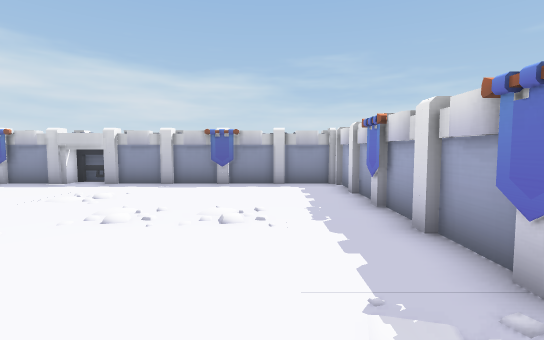
View 1 (above)

12 first-person views from a walk through a 3-D level made in the Unity game engine. The camera is 0.62 m above the floor, tilts 4° down and sees 85° across. The floor is counted in squares, 0.5 m on a side. Each view is taken from the middle of a square. On the plan, view 1 faces up. The plan holds only what a view shows up to about 13 squares ahead; the rest is blank. The place goes on beyond the plan. The player character is not drawn. Some animated figures are left out. Some surface patterns are stand-ins.

View 2
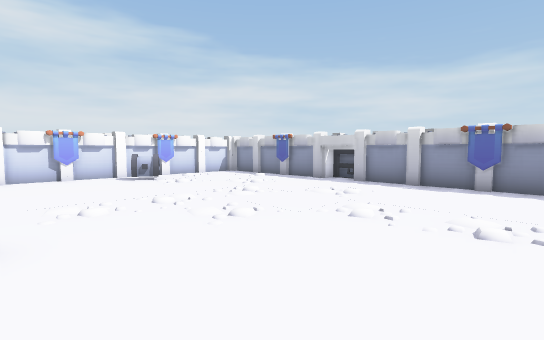

View 3
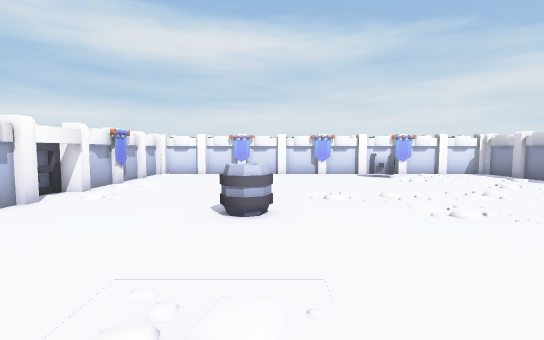

View 4
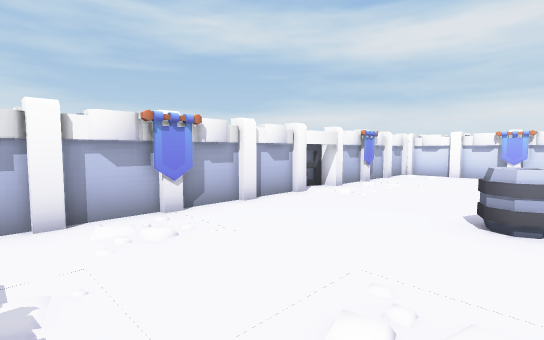

View 5
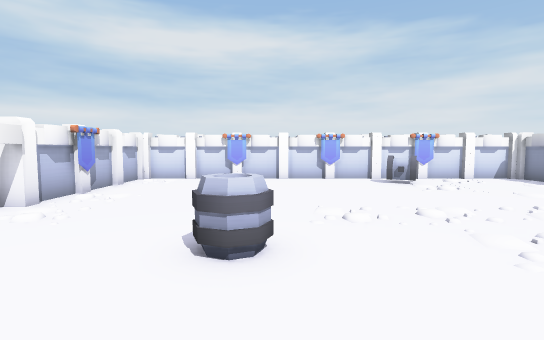

View 6
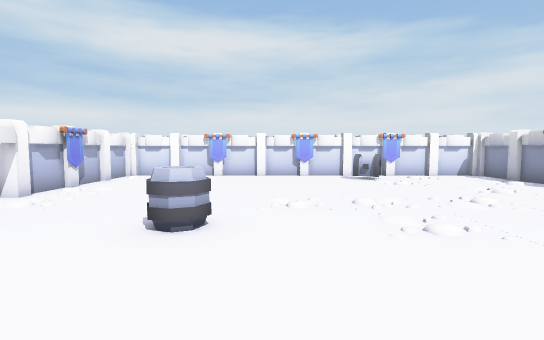

View 7
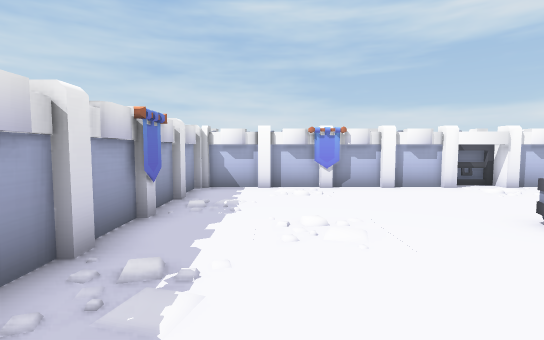

View 8
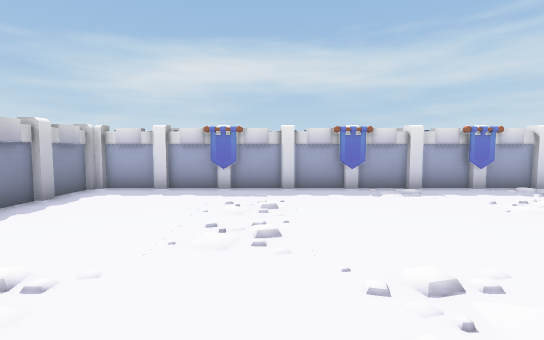

View 9
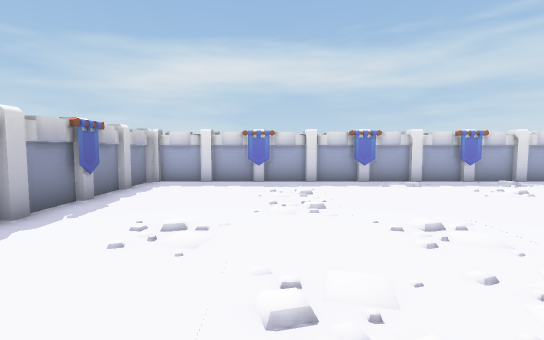

View 10
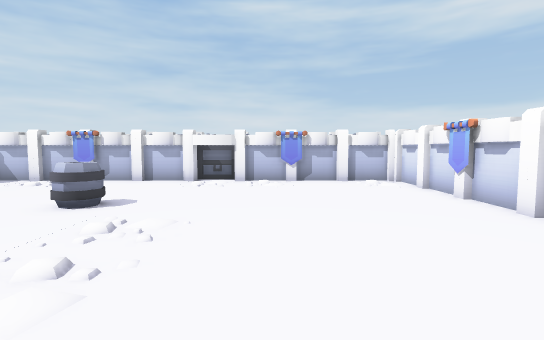

View 11
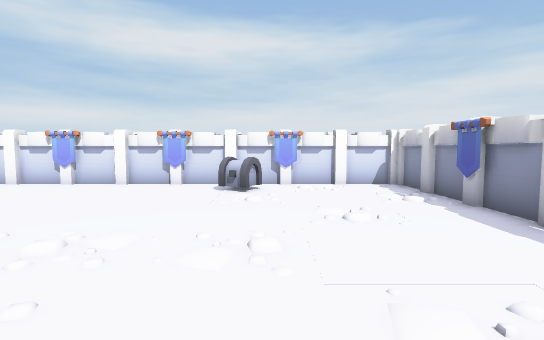

View 12
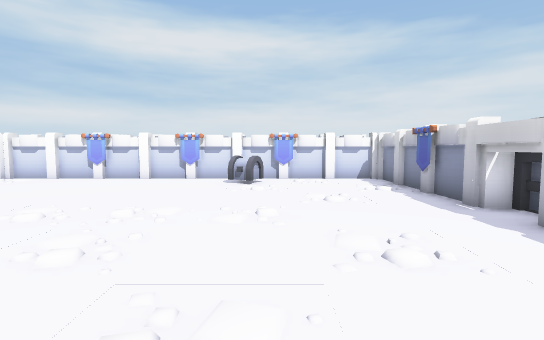

### Floor plan
Points are (right, up) in squares from view 1. A wall is a line through its corners. A room is listed if a view was taken in it or the views show most of it. See-through windows are left out.
Room 1 (views 1, 2, 3, 4, 5, 6, 7, 8, 9, 10, 11, 12)
walls: (-5.5, 10.5) (-8, 10.5); (-4.4, 10.5) (-5.1, 10.5); (-13.8, 3.9) (-13.8, 3.4); (-8.4, 10.5) (-9.1, 10.5); (-3.5, 10.5) (-4, 10.5); (-13.8, 1.6) (-13.8, 1.1); (-8, 10.7) (-9.6, 10.7); (-4, 10.7) (-5.6, 10.7); (-13.8, 4.8) (-13.8, 4.2); (-13.8, 0.8) (-13.8, 0.2); (-14, 1.6) (-14, 0.6); (-14, 4.4) (-14, 3.4); (2.2, 3.4) (2.2, 3.9); (-9.5, 10.5) (-10, 10.5); (2.2, 4.2) (2.2, 4.8); (-2.4, 10.5) (-3.1, 10.5); (2.4, 2.6) (2.4, 4.4); (-14, 0.4) (-14, -0.5); (-14, 5.6) (-14, 4.6); (2.2, 1.1) (2.2, 1.6); (-5.1, -5.5) (-4.4, -5.5); (2.4, 4.6) (2.4, 6.4); (2.2, 0.2) (2.2, 0.8); (-10.4, 10.5) (-11.1, 10.5); (-5.6, -5.7) (-3.9, -5.7); (-1.9, 10.7) (-3.6, 10.7); (-8, -5.5) (-5.5, -5.5); (-4, -5.5) (-3.5, -5.5); (2.4, 0.6) (2.4, 2.2); (-10.2, 10.7) (-11.6, 10.7); (-3.1, -5.5) (-2.4, -5.5); (-3.6, -5.7) (-2, -5.7); (-9.1, -5.5) (-8.4, -5.5); (2.4, 6.6) (2.4, 8.4); (-13.8, 7.9) (-13.8, 7.4); (-11.5, 10.5) (-12, 10.5); (2.2, 7.4) (2.2, 7.9); (-0.4, 10.5) (-1.1, 10.5); (-9.6, -5.7) (-7.9, -5.7); (2.4, -1.4) (2.4, 0.2); (-13.8, -2.4) (-13.8, -2.9); (-14, -2.4) (-14, -3.4); (-14, 8.4) (-14, 7.4); (2.2, 8.2) (2.2, 8.8); (-13.8, 8.8) (-13.8, 8.2); (-1.6, -5.7) (0.1, -5.7); (-12, 10.7) (-13.6, 10.7); (-1.1, -5.5) (-0.4, -5.5); (0.1, 10.7) (-1.6, 10.7); (-12.4, 10.5) (-13.1, 10.5); (-11.1, -5.5) (-10.4, -5.5); (0.5, 10.5) (0, 10.5); (-13.8, -3.2) (-13.8, -3.8); (2.2, -2.9) (2.2, -2.4); (2.4, 8.8) (2.4, 10.4); (2.2, 9.1) (2.2, 9.9); (-11.6, -5.7) (-10, -5.7); (-12, -5.5) (-11.5, -5.5); (0, -5.5) (0.5, -5.5); (-13.8, 9.9) (-13.8, 9.1); (-14, -3.8) (-14, -5.5) (-12.4, -5.5); (-13.8, -4.1) (-13.8, -4.9); (2.4, -3.4) (2.4, -1.8); (2.2, -3.8) (2.2, -3.2); (1.6, 10.5) (0.9, 10.5); (0.4, -5.7) (2.1, -5.7); (-14, 10.4) (-14, 8.8); (0.9, -5.5) (1.6, -5.5); (2.1, 10.7) (0.4, 10.7); (2.2, -4.8) (2.2, -4.1); (-13.6, -5.7) (-12, -5.7); (2.4, -5.4) (2.4, -3.8)
low walls: (-1.5, 10.5) (-2, 10.5); (-10, -5.5) (-9.5, -5.5); (-2, -5.5) (-1.5, -5.5)
objects: banner (-14, -2) to (-14, -1); banner (-14, 2) to (-14, 3); banner (-14, 6) to (-14, 7); other object (-13, 4) to (-12, 6); banner (-10, -5); banner (-10, 10); barrel (-5, -1) to (-4, 0); banner (-2, -5); banner (-2, 10); banner (2, -2) to (2, -1); banner (2, 2) to (2, 3); banner (2, 6) to (2, 7)

Where each view was taken, in squares from view 1:
view 1: 0 up, 0 right, facing up
view 2: 0 up, 0 right, facing up-left
view 3: 0 up, 1 right, facing left
view 4: 0 up, 1 right, facing down-left
view 5: 0 up, 1 left, facing left
view 6: 1 up, 0 right, facing left
view 7: 4 up, 0 right, facing down
view 8: 5 up, 7 left, facing right
view 9: 6 up, 9 left, facing right
view 10: 6 up, 9 left, facing down
view 11: 6 up, 3 left, facing left
view 12: 6 up, 1 left, facing left
